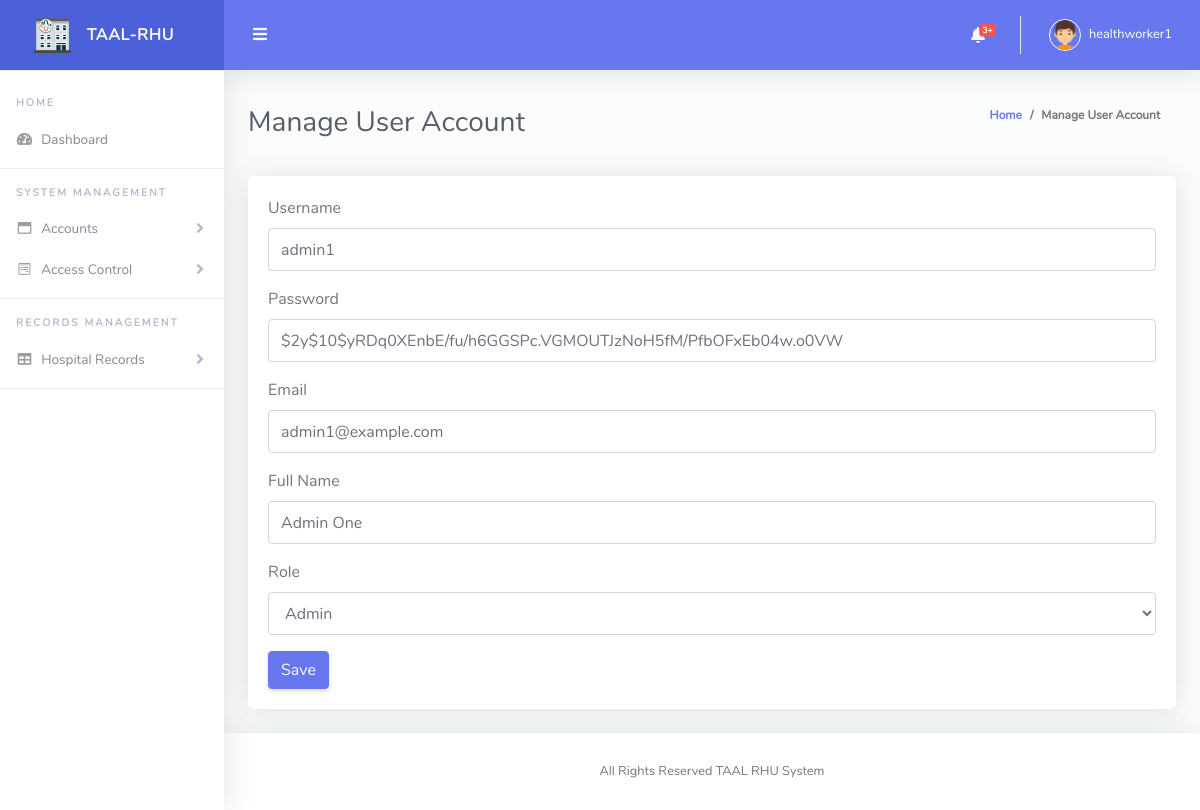
The page /admin/edit_user.php?user_id=1 (signed in) on the database as committed earlier.
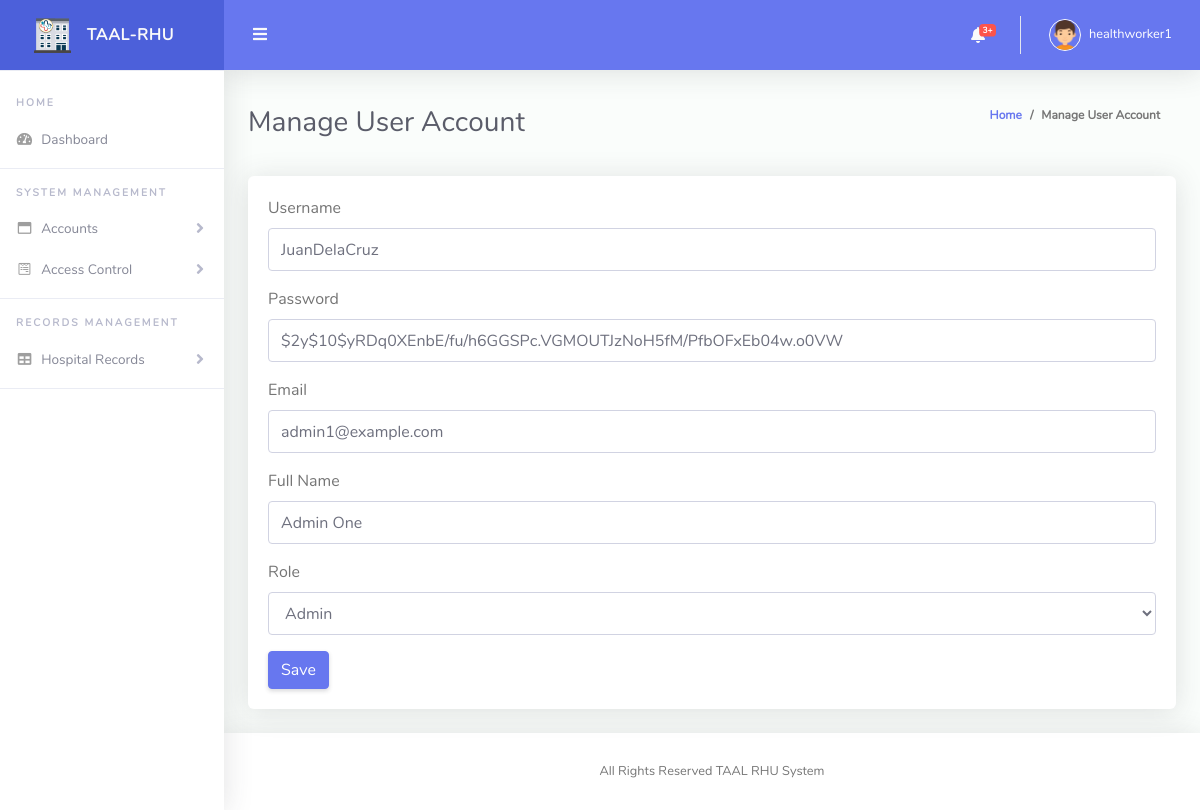
The same page on the database as committed later.
### tables this page shows
CREATE TABLE `users` (
  `user_id` int(11) NOT NULL,
  `username` varchar(50) NOT NULL,
  `password_hash` varchar(255) NOT NULL,
  `email` varchar(100) NOT NULL,
  `full_name` varchar(100) DEFAULT NULL,
  `role` enum('admin','health_worker') NOT NULL,
  `last_login` timestamp NOT NULL DEFAULT current_timestamp() ON UPDATE current_timestamp(),
  `date_created` timestamp NOT NULL DEFAULT current_timestamp()
);

### admin/edit_user.php (the view, shortened to what this page needs)
<!DOCTYPE html>
<?php include("../model/conn.php"); ?>
<html lang="en">
<head>
  <link href="vendor/fontawesome-free/css/all.min.css" rel="stylesheet" type="text/css">
  <link href="vendor/bootstrap/css/bootstrap.min.css" rel="stylesheet" type="text/css">
  <link href="css/ruang-admin.min.css" rel="stylesheet">
</head>
<body id="page-top">
  <div id="wrapper">
    <?php include("./nav.php");
    $username = $password_hash = $email = $full_name = $role = "";
    if (isset($_GET['user_id'])) {
      $user_id = $_GET['user_id'];
      $sql = "SELECT * FROM users WHERE user_id = $user_id";
      $result = $conn->query($sql);
      if ($result->num_rows > 0) {
        $row = $result->fetch_assoc();
        $username = $row['username'];
        $password_hash = $row['password_hash'];
        $email = $row['email'];
        $full_name = $row['full_name'];
        $role = $row['role'];
      }
    }
    ?>
    <div class="container-fluid" id="container-wrapper">
      <div class="d-sm-flex align-items-center justify-content-between mb-4">
        <h1 class="h3 mb-0 text-gray-800">Manage User Account</h1>
        <ol class="breadcrumb">
          <li class="breadcrumb-item"><a href="./">Home</a></li>
          <li class="breadcrumb-item" aria-current="page">Manage User Account</li>
        </ol>
      </div>
      <div class="row">
        <div class="col-lg-12">
          <div class="card mb-4">
            <div class="card-body">
            <form method="post">
        <div class="form-group">
            <label for="username">Username</label>
            <input type="text" class="form-control" id="username" name="username" value="<?php echo $username; ?>" required>
        </div>
        <div class="form-group">
            <label for="password">Password</label>
            <input type="text" class="form-control" id="password" value="<?php echo $password_hash; ?>" name="password" required>
        </div>
        <div class="form-group">
            <label for="email">Email</label>
            <input type="email" class="form-control" id="email" name="email" value="<?php echo $email; ?>" required>
        </div>
        <div class="form-group">
            <label for="full_name">Full Name</label>
            <input type="text" class="form-control" id="full_name" name="full_name" value="<?php echo $full_name; ?>">
        </div>
        <div class="form-group">
            <label for="role">Role</label>
            <select class="form-control" id="role" name="role" required>
                <option value="admin" <?php echo ($role == 'admin') ? 'selected' : ''; ?>>Admin</option>
            </select>
        </div>
        <button type="submit" class="btn btn-primary">Save</button>
    </form>
            </div>
          </div>
        </div>
      </div>
    </div>
  </div>
  <?php include("./footer.php"); ?>
  </div>
  </div>
</body>
</html>

### admin/nav.php (shortened to what this page needs)
<ul class="navbar-nav sidebar sidebar-light accordion" id="accordionSidebar">
      <a class="sidebar-brand d-flex align-items-center justify-content-center" href="index.php">
        <div class="sidebar-brand-icon">
          <img src="img/logo/logo2.png">
        </div>
        <div class="sidebar-brand-text mx-3">TAAL-RHU</div>
      </a>
      <hr class="sidebar-divider my-0">
      <br>
      <div class="sidebar-heading">
        Home
      </div>
      <li class="nav-item <?php if (basename($_SERVER['REQUEST_URI']) == "index.php") { echo ' active ';} ?>">
        <a class="nav-link" href="index.php">
          <i class="fas fa-fw fa-tachometer-alt"></i>
          <span>Dashboard</span></a>
      </li>
      <hr class="sidebar-divider">
      <div class="sidebar-heading">
        System Management
      </div>
      <li class="nav-item <?php if (basename($_SERVER['REQUEST_URI']) == "admins.php" || basename($_SERVER['REQUEST_URI']) == "workers.php") { echo ' active ';} ?>">
        <a class="nav-link collapsed" href="#" data-toggle="collapse" data-target="#collapseBootstrap"
          aria-expanded="true" aria-controls="collapseBootstrap">
          <i class="far fa-fw fa-window-maximize"></i>
          <span>Accounts</span>
        </a>
      </li>
      <li class="nav-item <?php if (basename($_SERVER['REQUEST_URI']) == "qr_codes.php" || basename($_SERVER['REQUEST_URI']) == "sms_sent.php") { echo ' active ';} ?>">
        <a class="nav-link collapsed" href="#" data-toggle="collapse" data-target="#collapseForm" aria-expanded="true"
          aria-controls="collapseForm ">
          <i class="fab fa-fw fa-wpforms"></i>
          <span>Access Control</span>
        </a>
      </li>
      <hr class="sidebar-divider">
      <div class="sidebar-heading">
        Records Management
      </div>
      <li class="nav-item <?php if (basename($_SERVER['REQUEST_URI']) == "patients.php" || basename($_SERVER['REQUEST_URI']) == "m_records.php") { echo ' active ';} ?>">
        <a class="nav-link collapsed" href="#" data-toggle="collapse" data-target="#collapseTable" aria-expanded="true"
          aria-controls="collapseTable">
          <i class="fas fa-fw fa-table"></i>
          <span>Hospital Records</span>
        </a>
      </li>
      <hr class="sidebar-divider">
    </ul>
    <div id="content-wrapper" class="d-flex flex-column">
      <div id="content">
        <nav class="navbar navbar-expand navbar-light bg-navbar topbar mb-4 static-top">
          <button id="sidebarToggleTop" class="btn btn-link rounded-circle mr-3">
            <i class="fa fa-bars"></i>
          </button>
          <ul class="navbar-nav ml-auto">
            <li class="nav-item dropdown no-arrow mx-1">
              <a class="nav-link dropdown-toggle" href="#" id="alertsDropdown" role="button" data-toggle="dropdown"
                aria-haspopup="true" aria-expanded="false">
                <i class="fas fa-bell fa-fw"></i>
                <span class="badge badge-danger badge-counter"><?php NotificationsCount($conn) ?>+</span>
              </a>
            </li>
            <li class="nav-item dropdown no-arrow">
              <a class="nav-link dropdown-toggle" href="#" id="userDropdown" role="button" data-toggle="dropdown"
                aria-haspopup="true" aria-expanded="false">
                <img class="img-profile rounded-circle" src="img/boy.png" style="max-width: 60px">
                <span class="ml-2 d-none d-lg-inline text-white small"><?= $_SESSION['username'] ?></span>
              </a>
            </li>
          </ul>
        </nav>

### model/conn.php (shortened to what this page needs)
<?php
function NotificationsCount($conn) {
    $sql = "SELECT count(*) as count FROM `upcoming_followups` ";
$result = $conn->query($sql);
if ($result->num_rows > 0) {
   $row = $result->fetch_assoc();
    echo $row['count'];
  }
}
?>

### admin/footer.php
<footer class="sticky-footer bg-white">
        <div class="container my-auto">
          <div class="copyright text-center my-auto">
            <span>All Rights Reserved TAAL RHU System </b>
            </span>
          </div>
        </div>
      </footer>

Rows that differ between the two databases and show on the page:
changed users "$2y$10$yRDq0XEnbE/fu/h6GGSPc.VGMOUTJzNoH5fM/PfbOFxEb04w.o0VW": username "admin1" → "JuanDelaCruz"
